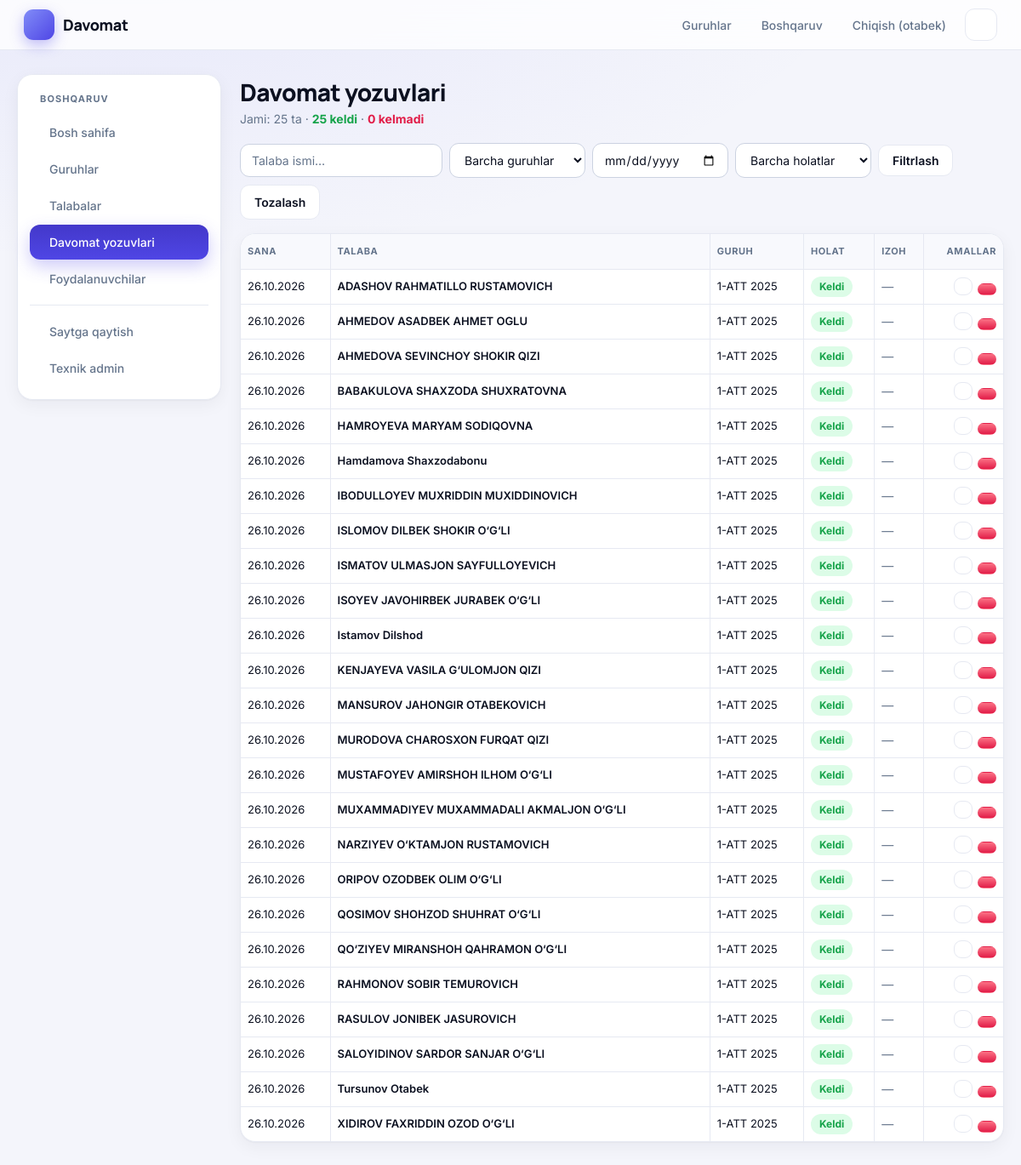
Screenshot of /panel/davomat/ (signed in) with the database file from the repository.
### davomatapp/models.py (models this page shows, shortened)
class Attendance(models.Model):
    student = models.ForeignKey(
        Student, on_delete=models.CASCADE, related_name="attendances", verbose_name="Talaba"
    )
    date = models.DateField("Dars sanasi")
    is_present = models.BooleanField("Qatnashdi", default=True)
    note = models.CharField("Izoh", max_length=255, blank=True)
    class Meta:
        verbose_name = "Davomat"
        verbose_name_plural = "Davomatlar"
        ordering = ["-date", "student__full_name"]
        constraints = [
            models.UniqueConstraint(fields=["student", "date"], name="unique_student_date")
        ]

class Student(models.Model):
    full_name = models.CharField("F.I.Sh.", max_length=150)
    group = models.ForeignKey(
        Group, on_delete=models.CASCADE, related_name="students", verbose_name="Guruh"
    )
    phone = models.CharField("Telefon", max_length=20, blank=True)
    is_active = models.BooleanField("Faol", default=True)
    class Meta:
        verbose_name = "Talaba"
        verbose_name_plural = "Talabalar"
        ordering = ["full_name"]

class Group(models.Model):
    name = models.CharField("Guruh nomi", max_length=100, unique=True)
    description = models.CharField("Izoh", max_length=255, blank=True)
    created_at = models.DateTimeField("Yaratilgan", auto_now_add=True)
    class Meta:
        verbose_name = "Guruh"
        verbose_name_plural = "Guruhlar"
        ordering = ["name"]

### davomatapp/panel_views.py (the view)
# urls.py: path("davomat/", v.attendance_list, name="panel_attendance"),
@staff_required
def attendance_list(request):
    q = request.GET.get("q", "").strip()
    group_id = request.GET.get("guruh", "")
    status = request.GET.get("holat", "")
    date_value = request.GET.get("sana", "")
    qs = Attendance.objects.select_related("student", "student__group")
    if q:
        qs = qs.filter(student__full_name__icontains=q)
    if group_id.isdigit():
        qs = qs.filter(student__group_id=group_id)
    if status == "present":
        qs = qs.filter(is_present=True)
    elif status == "absent":
        qs = qs.filter(is_present=False)
    try:
        qs = qs.filter(date=datetime.strptime(date_value, "%Y-%m-%d").date())
    except ValueError:
        date_value = ""
    totals = qs.aggregate(
        present=Count("id", filter=Q(is_present=True)),
        absent=Count("id", filter=Q(is_present=False)),
    )
    page, qs_params = _paginate(request, qs, per_page=30)
    return render(
        request,
        "davomatapp/panel/attendance.html",
        {
            "section": "attendance",
            "page": page,
            "qs": qs_params,
            "q": q,
            "group_id": group_id,
            "status": status,
            "date_value": date_value,
            "totals": totals,
            "all_groups": Group.objects.all(),
        },
    )

### davomatapp/panel_views.py (called while the page is built)
def staff_required(view):
    @login_required
    @wraps(view)
    def wrapper(request, *args, **kwargs):
        if not request.user.is_staff:
            raise PermissionDenied
        return view(request, *args, **kwargs)
    return wrapper

def _paginate(request, qs, per_page=PER_PAGE):
    page = Paginator(qs, per_page).get_page(request.GET.get("page"))
    params = request.GET.copy()
    params.pop("page", None)
    return page, params.urlencode()

### davomatapp/templates/davomatapp/panel/attendance.html (shortened to what this page needs)
{% extends "davomatapp/panel/base.html" %}
{% block panel %}
<div class="page-head">
  <div>
    <h1>Davomat yozuvlari</h1>
    <div class="muted">
      Jami: {{ page.paginator.count }} ta ·
      <span style="color:var(--green);font-weight:700">{{ totals.present }} keldi</span> ·
      <span style="color:var(--red);font-weight:700">{{ totals.absent }} kelmadi</span>
    </div>
  </div>
</div>
<form method="get" class="filters">
  <input type="text" name="q" value="{{ q }}" placeholder="Talaba ismi…">
  <select name="guruh">
    <option value="">Barcha guruhlar</option>
  </select>
  <input type="date" name="sana" value="{{ date_value }}">
  <select name="holat">
    <option value="">Barcha holatlar</option>
  </select>
  <button class="btn secondary" type="submit">Filtrlash</button>
  <a class="btn secondary" href="{% url 'panel_attendance' %}">Tozalash</a>
</form>
<div class="card table-wrap" style="padding:0">
  <table class="data">
    <thead>
      <tr><th>Sana</th><th>Talaba</th><th>Guruh</th><th>Holat</th><th>Izoh</th><th class="right">Amallar</th></tr>
    </thead>
    <tbody>
      {% for r in page %}
        <tr>
          <td>{{ r.date|date:"d.m.Y" }}</td>
          <td><a class="plain" href="{% url 'student_detail' r.student.pk %}">{{ r.student.full_name }}</a></td>
          <td>{{ r.student.group.name }}</td>
          <td>{% if r.is_present %}<span class="tag green">Keldi</span>{% else %}<span class="tag red">Kelmadi</span>{% endif %}</td>
          <td class="muted">{{ r.note|default:"—" }}</td>
          <td class="right">
            <div class="row-actions">
              <a class="btn secondary sm" href="{% url 'panel_attendance_edit' r.pk %}"><iconify-icon icon="solar:pen-2-bold-duotone"></iconify-icon></a>
              <form method="post" action="{% url 'panel_attendance_delete' r.pk %}"
                    onsubmit="return confirm('Yozuv o\'chirilsinmi?')">
                {% csrf_token %}<button class="btn danger sm" type="submit"><iconify-icon icon="solar:trash-bin-trash-bold-duotone"></iconify-icon></button>
              </form>
            </div>
          </td>
        </tr>
      {% empty %}
        <tr><td colspan="6" style="padding:24px">Yozuv topilmadi.</td></tr>
      {% endfor %}
    </tbody>
  </table>
</div>
{% endblock %}

### davomatapp/templates/davomatapp/base.html (shortened to what this page needs)
<!DOCTYPE html>
<html lang="uz" data-theme="light">
<head>
</head>
<body>
<header>
  <a class="brand" href="{% url 'group_list' %}">
    <span class="brand-logo"><iconify-icon icon="solar:checklist-minimalistic-bold-duotone"></iconify-icon></span>
    <span>Davomat</span>
  </a>
  <nav>
    {% if user.is_authenticated %}
      <a href="{% url 'group_list' %}"><iconify-icon icon="solar:users-group-rounded-bold-duotone"></iconify-icon><span>Guruhlar</span></a>
      {% if user.is_staff %}
        <a href="{% url 'panel_dashboard' %}"><iconify-icon icon="solar:widget-5-bold-duotone"></iconify-icon><span>Boshqaruv</span></a>
      {% endif %}
      <a href="{% url 'logout' %}" onclick="event.preventDefault(); document.getElementById('lo').submit();">
        <iconify-icon icon="solar:logout-2-bold-duotone"></iconify-icon><span>Chiqish ({{ user.username }})</span>
      </a>
    {% endif %}
    <button type="button" class="icon-btn" id="theme-toggle" aria-label="Kun va tun rejimi" title="Kun / tun">
    </button>
  </nav>
</header>
<main>
  {% block content %}{% endblock %}
</main>
</body>
</html>

### davomatapp/templates/davomatapp/base.html (style rules this page uses)
:root { --bg:#f4f5fb; --surface:#ffffff; --surface-2:#f8f9fd; --text:#0b1020; --muted:#64748b; --line:#e6e9f2; --line-strong:#cbd2e1; --glow:rgba(99,102,241,.10); --primary:#6366f1; --primary-soft:#eef0ff; --btn:#4f46e5; --btn-hover:#4338ca; --green:#16a34a; --green-bg:#dcfce7; --red:#e11d48; --red-bg:#ffe4e6; --amber:#d97706; --amber-bg:#fef3c7; --header-bg:rgba(255,255,255,.78); --radius:18px; --shadow:0 1px 2px rgba(15,23,42,.04), 0 6px 20px rgba(15,23,42,.05); --shadow-lg:0 12px 36px rgba(15,23,42,.12); color-scheme: light; }
* { box-sizing:border-box; }
html { scroll-behavior:smooth; }
body { margin:0; font-family:Inter,system-ui,-apple-system,"Segoe UI",Roboto,sans-serif; color:var(--text); background:radial-gradient(900px 420px at 12% -8%, var(--glow), transparent), var(--bg); background-attachment:fixed; line-height:1.5; -webkit-font-smoothing:antialiased; transition:background-color .25s, color .25s; }
a { color:var(--primary); }
h1, h2, h3, .brand { font-family:Manrope,Inter,sans-serif; }
header { position:sticky; top:0; z-index:30; background:var(--header-bg); backdrop-filter:blur(14px); border-bottom:1px solid var(--line); padding:10px 28px; display:flex; justify-content:space-between; align-items:center; gap:12px; }
header a { text-decoration:none; }
.brand { display:flex; align-items:center; gap:10px; font-weight:800; font-size:18px; color:var(--text); letter-spacing:-.02em; }
.brand-logo { width:36px; height:36px; border-radius:11px; display:grid; place-items:center; color:#fff; font-size:21px; background:linear-gradient(135deg,#818cf8,#4f46e5); box-shadow:0 6px 16px rgba(79,70,229,.35); }
header nav { display:flex; gap:4px; align-items:center; }
header nav > a { display:inline-flex; align-items:center; gap:7px; color:var(--muted); font-size:14px; font-weight:500; padding:8px 12px; border-radius:11px; transition:.15s; }
.icon-btn { width:38px; height:38px; display:grid; place-items:center; border-radius:11px; cursor:pointer; background:var(--surface); border:1px solid var(--line); color:var(--text); font-size:19px; margin-left:6px; transition:.15s; }
main { max-width:1280px; margin:28px auto; padding:0 20px; }
.card { background:var(--surface); border:1px solid var(--line); border-radius:var(--radius); padding:22px; margin-bottom:20px; box-shadow:var(--shadow); transition:background-color .25s, border-color .25s; }
h1 { margin:0 0 4px; font-size:28px; font-weight:800; letter-spacing:-.025em; }
.muted { color:var(--muted); font-size:14px; }
.btn { display:inline-flex; align-items:center; gap:7px; padding:9px 16px; border-radius:11px; border:1px solid transparent; background:linear-gradient(180deg,var(--btn-hover),var(--btn)); color:#fff; text-decoration:none; font-size:14px; font-weight:600; cursor:pointer; transition:.15s; font-family:inherit; }
.btn.secondary { background:var(--surface); color:var(--text); border-color:var(--line); }
.btn.danger { background:linear-gradient(180deg,#fb7185,#e11d48); }
.btn.sm { padding:6px 10px; font-size:13px; border-radius:9px; }
.table-wrap { overflow-x:auto; padding:0; }
table { border-collapse:separate; border-spacing:0; width:100%; font-size:13px; }
th, td { border-bottom:1px solid var(--line); border-right:1px solid var(--line); padding:8px 8px; text-align:center; white-space:nowrap; }
th:last-child, td:last-child { border-right:0; }
thead th { background:var(--surface-2); color:var(--muted); font-size:11px; font-weight:700; text-transform:uppercase; letter-spacing:.05em; padding:12px 8px; }
tbody tr:last-child td { border-bottom:0; }
thead th:first-child { text-align:left; position:sticky; left:0; z-index:3; }
input[type=text], input[type=date], input[type=password], input[type=month], input[type=file], input[type=number], textarea, select { padding:10px 13px; border:1px solid var(--line-strong); border-radius:11px; font-size:14px; width:100%; max-width:420px; background:var(--surface); color:var(--text); font-family:inherit; transition:.15s; }
input::placeholder { color:var(--muted); }

### rows the page displays
Attendance: date "26.10.2026", student.full_name "ADASHOV RAHMATILLO RUSTAMOVICH", student.group.name "1-ATT 2025", is_present "Keldi", note "—"
Attendance: date "26.10.2026", student.full_name "AHMEDOV ASADBEK AHMET OGLU", student.group.name "1-ATT 2025", is_present "Keldi", note "—"
Attendance: date "26.10.2026", student.full_name "AHMEDOVA SEVINCHOY SHOKIR QIZI", student.group.name "1-ATT 2025", is_present "Keldi", note "—"
Attendance: date "26.10.2026", student.full_name "BABAKULOVA SHAXZODA SHUXRATOVNA", student.group.name "1-ATT 2025", is_present "Keldi", note "—"
Attendance: date "26.10.2026", student.full_name "HAMROYEVA MARYAM SODIQOVNA", student.group.name "1-ATT 2025", is_present "Keldi", note "—"
Attendance: date "26.10.2026", student.full_name "Hamdamova Shaxzodabonu", student.group.name "1-ATT 2025", is_present "Keldi", note "—"
Attendance: date "26.10.2026", student.full_name "IBODULLOYEV MUXRIDDIN MUXIDDINOVICH", student.group.name "1-ATT 2025", is_present "Keldi", note "—"
Attendance: date "26.10.2026", student.full_name "ISLOMOV DILBEK SHOKIR O‘G‘LI", student.group.name "1-ATT 2025", is_present "Keldi", note "—"
Attendance: date "26.10.2026", student.full_name "ISMATOV ULMASJON SAYFULLOYEVICH", student.group.name "1-ATT 2025", is_present "Keldi", note "—"
Attendance: date "26.10.2026", student.full_name "ISOYEV JAVOHIRBEK JURABEK O‘G‘LI", student.group.name "1-ATT 2025", is_present "Keldi", note "—"
Attendance: date "26.10.2026", student.full_name "Istamov Dilshod", student.group.name "1-ATT 2025", is_present "Keldi", note "—"
Attendance: date "26.10.2026", student.full_name "KENJAYEVA VASILA G‘ULOMJON QIZI", student.group.name "1-ATT 2025", is_present "Keldi", note "—"
Attendance: date "26.10.2026", student.full_name "MANSUROV JAHONGIR OTABEKOVICH", student.group.name "1-ATT 2025", is_present "Keldi", note "—"
Attendance: date "26.10.2026", student.full_name "MURODOVA CHAROSXON FURQAT QIZI", student.group.name "1-ATT 2025", is_present "Keldi", note "—"
Attendance: date "26.10.2026", student.full_name "MUSTAFOYEV AMIRSHOH ILHOM O‘G‘LI", student.group.name "1-ATT 2025", is_present "Keldi", note "—"
Attendance: date "26.10.2026", student.full_name "MUXAMMADIYEV MUXAMMADALI AKMALJON O‘G‘LI", student.group.name "1-ATT 2025", is_present "Keldi", note "—"
Attendance: date "26.10.2026", student.full_name "NARZIYEV O‘KTAMJON RUSTAMOVICH", student.group.name "1-ATT 2025", is_present "Keldi", note "—"
Attendance: date "26.10.2026", student.full_name "ORIPOV OZODBEK OLIM O‘G‘LI", student.group.name "1-ATT 2025", is_present "Keldi", note "—"
Attendance: date "26.10.2026", student.full_name "QOSIMOV SHOHZOD SHUHRAT O‘G‘LI", student.group.name "1-ATT 2025", is_present "Keldi", note "—"
Attendance: date "26.10.2026", student.full_name "QO‘ZIYEV MIRANSHOH QAHRAMON O‘G‘LI", student.group.name "1-ATT 2025", is_present "Keldi", note "—"
Attendance: date "26.10.2026", student.full_name "RAHMONOV SOBIR TEMUROVICH", student.group.name "1-ATT 2025", is_present "Keldi", note "—"
Attendance: date "26.10.2026", student.full_name "RASULOV JONIBEK JASUROVICH", student.group.name "1-ATT 2025", is_present "Keldi", note "—"
Attendance: date "26.10.2026", student.full_name "SALOYIDINOV SARDOR SANJAR O‘G‘LI", student.group.name "1-ATT 2025", is_present "Keldi", note "—"
Attendance: date "26.10.2026", student.full_name "Tursunov Otabek", student.group.name "1-ATT 2025", is_present "Keldi", note "—"
Attendance: date "26.10.2026", student.full_name "XIDIROV FAXRIDDIN OZOD O‘G‘LI", student.group.name "1-ATT 2025", is_present "Keldi", note "—"

### other values shown
{{ user.username }} "otabek"
{{ page.paginator.count }} "25"
{{ totals.present }} "25"
{{ totals.absent }} "0"
